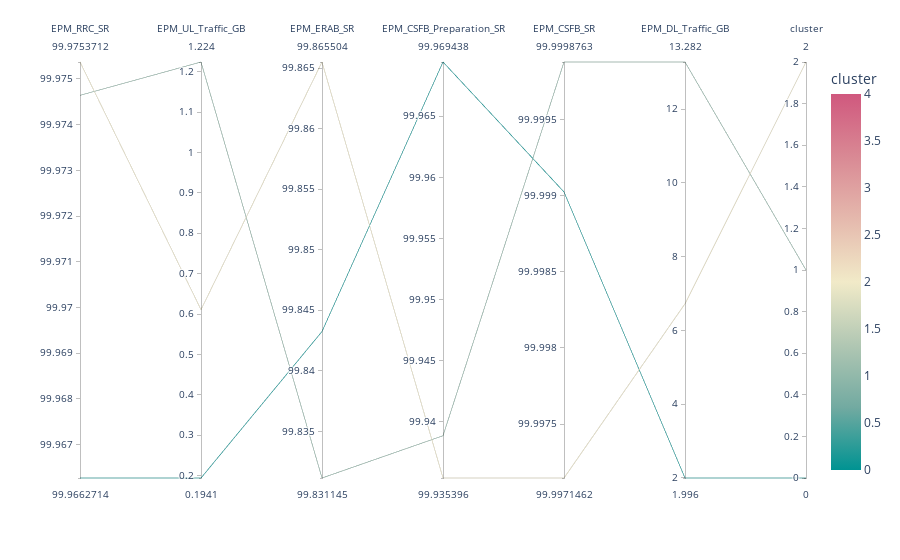

The cell this chart's notebook holds for it:
### Code cell
# Create a data frame containing our centroids
centroids = pd.DataFrame(kmeans.cluster_centers_, columns=['EPM_RRC_SR', 'EPM_UL_Traffic_GB', 'EPM_ERAB_SR', 'EPM_DL_Traffic_GB',
       'EPM_CSFB_Preparation_SR', 'EPM_CSFB_SR'])
centroids['cluster'] = centroids.index

fig = px.parallel_coordinates(centroids, color="cluster",
                              dimensions=['EPM_RRC_SR', 'EPM_UL_Traffic_GB', 'EPM_ERAB_SR','EPM_CSFB_Preparation_SR','EPM_CSFB_SR',
                                          'EPM_DL_Traffic_GB','cluster'],
                              color_continuous_scale=px.colors.diverging.Tealrose,
                              color_continuous_midpoint=2)
fig.show()

### Figure 1 — Plotly figure (JSON) as saved in the notebook; plotly's stock layout.template omitted (floating-point values rounded to 4 significant figures)
{"data": [{"dimensions": [{"label": "EPM_RRC_SR", "values": [99.97, 99.97, 99.98]}, {"label": "EPM_UL_Traffic_GB", "values": [0.1941, 1.224, 0.6108]}, {"label": "EPM_ERAB_SR", "values": [99.84, 99.83, 99.87]}, {"label": "EPM_CSFB_Preparation_SR", "values": [99.97, 99.94, 99.94]}, {"label": "EPM_CSFB_SR", "values": [100.0, 100.0, 100.0]}, {"label": "EPM_DL_Traffic_GB", "values": [1.996, 13.28, 6.723]}, {"label": "cluster", "values": [0, 1, 2]}], "domain": {"x": [0, 1], "y": [0, 1]}, "line": {"color": [0, 1, 2], "coloraxis": "coloraxis"}, "name": "", "type": "parcoords"}], "layout": {"autosize": true, "coloraxis": {"cmid": 2, "colorbar": {"title": {"text": "cluster"}}, "colorscale": [[0, "rgb(0, 147, 146)"], [0.1667, "rgb(114, 170, 161)"], [0.3333, "rgb(177, 199, 179)"], [0.5, "rgb(241, 234, 200)"], [0.6667, "rgb(229, 185, 173)"], [0.8333, "rgb(217, 137, 148)"], [1, "rgb(208, 88, 126)"]]}, "legend": {"tracegroupgap": 0}, "margin": {"t": 60}}}
